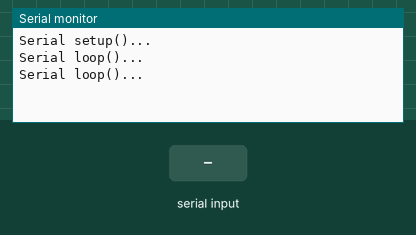
Simulated run of this sketch. Board: Arduino Uno, built with avr-gcc and run on an emulated ATmega328P. Shown: the last lines printed to the serial monitor. Inputs (shaded band) come from the test bench.

Above: at 1.2 s.
1.3 s: "1" received over Serial
At 2.3 s:
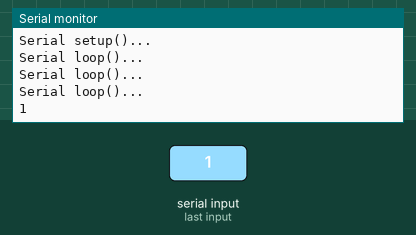
3.5 s: "0" received over Serial
At 4.8 s:
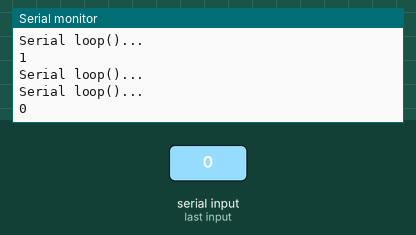
5.0 s: "2" received over Serial
At 5.8 s:
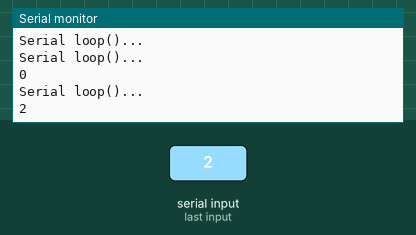

The sketch:

test06SerialRead2String.ino
```cpp
#include <stdio.h>
#define TIME 1000
char cTemp;
//String userName = ""; // 문자 이어서 출력할 때

void setup() {
  // put your setup code here, to run once:
  Serial.begin(9600);
  Serial.println("Serial setup()...");
}

void loop() {
  String userName = ""; // 입력받은 문자만 출력
  Serial.println("Serial loop()...");
  while(Serial.available()) {
    cTemp = Serial.read();
    userName.concat(cTemp);
  }
  Serial.println(userName);
  delay(TIME);

}
```

Measured:
- after the input at 1.3 s, the serial monitor: prints a new line after 0.72 s (image 1)
- after the input at 3.5 s, the serial monitor: prints a new line after 0.52 s (image 2)
- after the input at 5.0 s, the serial monitor: prints a new line at once (image 3)
